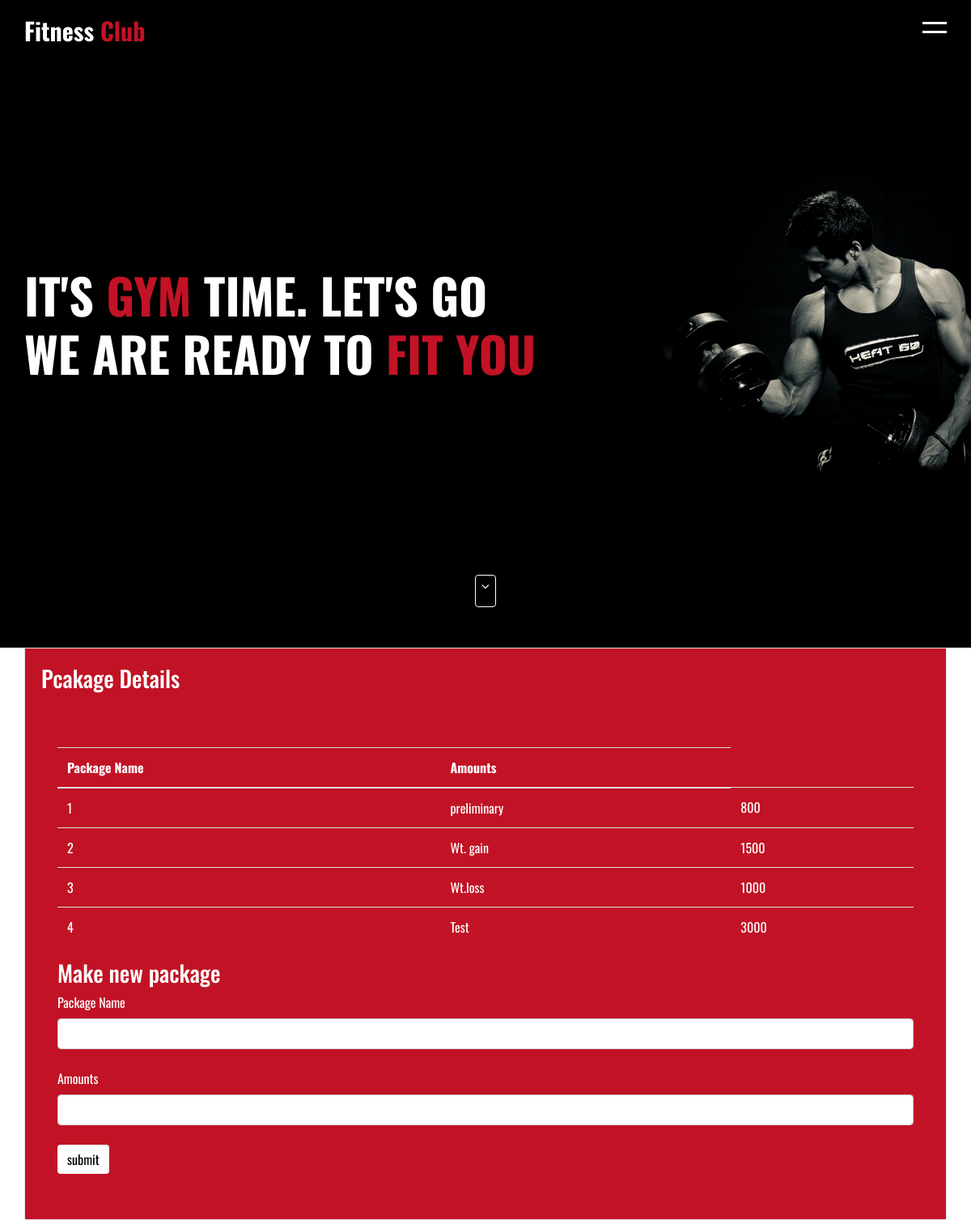
The page /projet_file_rouge/view/package.php on the database its author committed.
### tables this page shows
CREATE TABLE `package` (
  `Package_id` int(11) NOT NULL,
  `Package_name` varchar(40) NOT NULL,
  `Amount` int(20) NOT NULL
);

### projet_file_rouge/model/fonction_get.php (the view, shortened to what this page needs)
<?php
require_once('Connection.php');
function get_package(){
    global $con;
    $query="select * from Package";
    $result=mysqli_query($con,$query);
    while($row=mysqli_fetch_array($result)){
        $Package_id=$row ['Package_id'];
        $Package_name=$row['Package_name'];
        $Amount=$row['Amount'];
        echo"<tr>
        <td>$Package_id</td>
        <td>$Package_name</td>
        <td>$Amount</td>
        </tr>";
    }
}
?>

### projet_file_rouge/css/style.css (style rules this page uses)
body { margin:0; padding:0; overflow-x: hidden; }
* { box-sizing: border-box; margin:0; padding:0; font-family: 'Oswald', sans-serif; }

### rows shown on the page
package: Package_id "1", Package_name "preliminary", Amount "800"
package: Package_id "2", Package_name "Wt. gain", Amount "1500"
package: Package_id "3", Package_name "Wt.loss", Amount "1000"
package: Package_id "4", Package_name "Test", Amount "3000"
